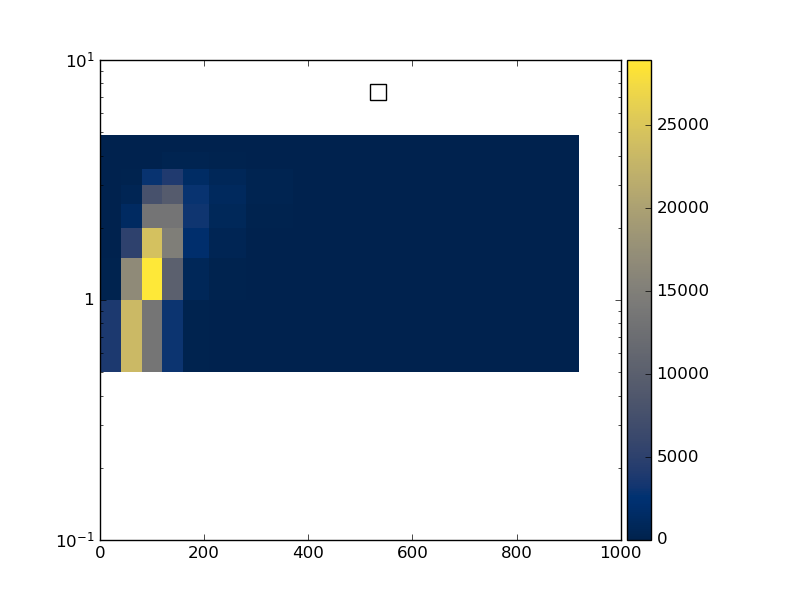

This chart was generated by the following Python code:
#! /usr/bin/env python

# This Python script was auto-generated using YODA v2.0.1.
# Analysis object: /WbWb_singlelepton/m_bl_dr_bl
# Timestamp: 12-01-2026 (12:51:18)

import matplotlib as mpl
import matplotlib.pyplot as plt
mpl.use('Agg') # comment out for interactive use
import os
import numpy as np

plotDir = os.path.split(os.path.realpath(__file__))[0]
if 'YODA_USER_PLOT_PATH' in globals():
    plot_outdir = globals()['YODA_USER_PLOT_PATH']
else:
    plot_outdir = plotDir

#plot style
plt.style.use(os.path.join(plotDir, '../default.mplstyle'))

plt.rcParams['text.usetex'] = False
plt.style.use(['classic'])
plt.rc('font', family='DejaVu Sans')
# plot metadata
figW, figH = plt.rcParams['figure.figsize']
ax_xLabel = r''
ax_yLabel = r''
ax_zLabel = r''
ax_title  = r''
ax_xScale = 'linear'
ax_yScale = 'log'
ax_zScale = 'linear'
yLims = (0.1, 1)

# TeX-friendly labels for the legend
labels = [ r"WbWb\_Slurm\_Template\_171" ]

# Adjust canvas width and height
canvasW = 10
canvasH = 10
figW *= canvasW/10.
figH *= canvasH/9.

# Create figure and axis objects
fig, ax = plt.subplots(1, 1)

# Set figure margins
plt.subplots_adjust(
    left   = 1.0 * plt.rcParams['figure.subplot.left'],
    right  = 1.0 * plt.rcParams['figure.subplot.right'],
    top    = 1.0 * plt.rcParams['figure.subplot.top'],
    bottom = 1.0 * plt.rcParams['figure.subplot.bottom'])

ax.yaxis.set_minor_locator(mpl.ticker.LogLocator(
base=10.0, subs=[i for i in np.arange(0, 1, 0.1)], numticks=np.inf))

# Color map: curve index -> color
colors = {0: '#EE3311', 1: '#3366FF', 2: '#109618', 3: '#FF9900', 4: '#990099'}


# the numerical data is stored in a separate file
dataf = dict()
exec(open(os.path.split(__file__)[0] + '/m_bl_dr_bl__data.py').read(), dataf)

legend_handles = dict() # keep track of handles for the legend
# reference data in main panel
cmap = 'cividis'
xbin_cent = np.unique(dataf['xpoints'])
ybin_cent = np.unique(dataf['ypoints'])
X, Y = np.meshgrid(xbin_cent, ybin_cent)
Z = np.array(dataf['zpoints']).reshape(X.shape[::-1])
pc = ax.pcolormesh(X, Y, Z.T, cmap=cmap, shading='auto')
cbar = fig.colorbar(pc, orientation='vertical', ax=ax, pad=0.01)
cbar.set_label(ax_zLabel)
# style options for curves
# starts at zorder>=5 to draw curve on top of legend

legend_pos = (0.5, 0.97)
ax.legend(legend_handles, labels, loc='upper left', bbox_to_anchor=legend_pos)

ax.set_xlabel(ax_xLabel)
ax.set_ylabel(ax_yLabel, loc='top')
ax.set_title(ax_title, loc='left')
ax.set_xscale(ax_xScale)
ax.set_yscale(ax_yScale)

# tick formatting
plt.rcParams['xtick.top'] = True
plt.rcParams['ytick.right'] = True
plt.savefig(os.path.join(plot_outdir, 'm_bl_dr_bl.pdf'), format='PDF')
plt.savefig(os.path.join(plot_outdir, 'm_bl_dr_bl.png'), format='PNG')

plt.close(fig)
